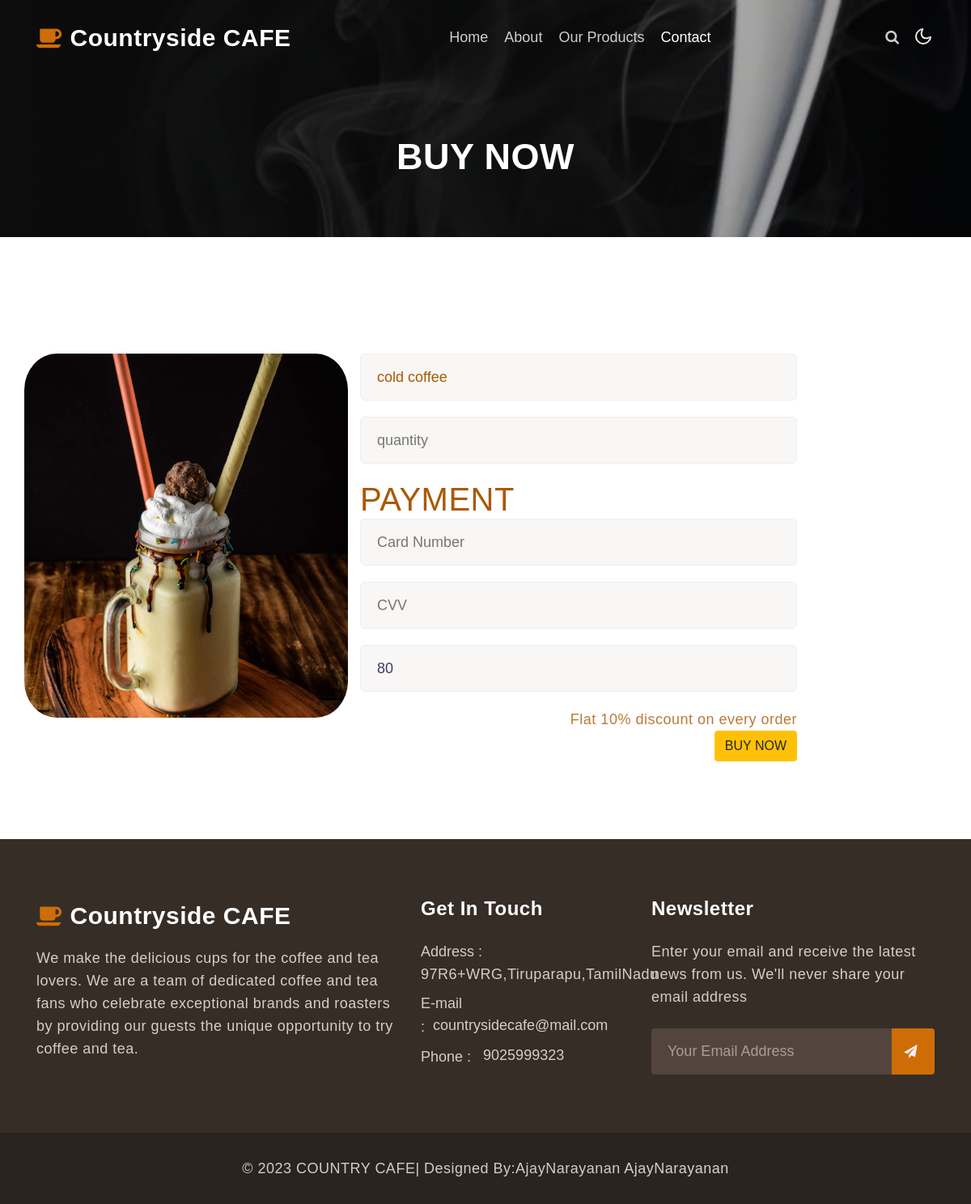
The page /order.php?id=10 (signed in) on the database its author committed.
### tables this page shows
CREATE TABLE `tb_addcoffee` (
  `id` int(11) NOT NULL,
  `coffeename` varchar(50) NOT NULL,
  `discription` mediumtext NOT NULL,
  `coffeeimage` varchar(500) NOT NULL,
  `price` varchar(1000) NOT NULL,
  `discount` varchar(100) NOT NULL
);

### order.php (the view, shortened to what this page needs)
<!doctype html>
<html lang="en">
  <head>
    <link rel="stylesheet" href="assets/css/style-starter.css">
  </head>
  <body>
<header id="site-header" class="fixed-top">
  <div class="container">
      <nav class="navbar navbar-expand-lg stroke px-0 pt-lg-0">
          <h1> <a class="navbar-brand" href="index.html">
                  <span class="fa fa-coffee"></span> Countryside CAFE
              </a></h1>
          <div class="collapse navbar-collapse" id="navbarTogglerDemo02">
              <ul class="navbar-nav mx-lg-auto">
                  <li class="nav-item @@home__active">
                      <a class="nav-link" href="index.php">Home <span class="sr-only">(current)</span></a>
                  </li>
                  <li class="nav-item @@about__active">
                      <a class="nav-link" href="about.php">About</a>
                  </li>
                  <li class="nav-item @@services__active">
                      <a class="nav-link" href="services.php">Our Products</a>
                  </li>
                  <li class="nav-item active">
                      <a class="nav-link" href="contact.php">Contact</a>
                  </li>
              </ul>
              <div class="search-right">
                  <a href="#search" title="search"><span class="fa fa-search" aria-hidden="true"></span></a>
              </div>
          </div>
          <div class="mobile-position">
              <nav class="navigation">
                  <div class="theme-switch-wrapper">
                      <label class="theme-switch" for="checkbox">
                          <div class="mode-container">
                              <i class="gg-moon"></i>
                          </div>
                      </label>
                  </div>
              </nav>
          </div>
      </nav>
  </div>
</header>
<section class="w3l-about-breadcrumb">
    <div class="breadcrumb-bg breadcrumb-bg-about py-5">
        <div class="container py-lg-4 py-md-3">
            <h2 class="title">BUY NOW</h2>
        </div>
    </div>
</section>
<div class="w3l-contact-info py-5" id="contact">
    <div class="container py-lg-5 py-md-4">
        <div class="row mt-5"><?php
										   require("connection.php");
										   $id=$_REQUEST["id"];
										   $res=$con->query("select*from tb_addcoffee where id='$id'");
										   $count=$res->num_rows;
					if($count>0)
										   {
											while($row=$res->fetch_assoc())
										   {
											   ?>
            <div>
             <img src="<?php echo "admin/images/".$row["coffeeimage"];?>" width="400" height="450" style="border-radius: 10%;" allowfullscreen="" loading="lazy"></img>
            </div>
            <div class="col-lg-6 form-inner-cont mt-lg-0 mt-sm-5 mt-4">
             <div>
			       <form action="buyinteraction.php" method="post" class="signin-form">
                    <div class="form-input">
                        <input type="text" name="name" style="color:#a95905" value="<?php echo$row["coffeename"];?>" disabled> </input>
                    </div>
					<div class="form-input">
                        <input type="number" id="quantity"  placeholder="quantity" min="1" max="10">
                    </div>
					<h1 style="color:#a95905">PAYMENT</h1></div>
                    <div class="form-input">
                       <input type="text" class="card-number" name="cardnumber" placeholder="Card Number">
    <div class="card-verification">
      <div class="cvv-input">
        <input type="number" name="ccv" placeholder="CVV" >
      </div>
                    </div>
                    <div class="text-right">
                    <input type="number" name="price" id="price" value="<?php echo$row["price"];?>" >
					<p style="color:#a95905">Flat 10% discount on every order</p>
					<a href="order.php"><button type = "button" class = "btn btn-warning">BUY NOW</button></a>
                    </div>
                </form></div>
            </div>
			 <?php
										   }
										   }
										   else
										   {
										   echo"no response";
										   }
										   ?>
        </div>
    </div>
</div>
<section class="w3l-footer-29-main">
  <div class="footer-29 py-5">
    <div class="container py-lg-4 py-sm-3">
      <div class="row footer-top-29">
        <div class="col-lg-5 footer-list-29 footer-1">
          <h2><a href="index.html" class=""><span class="fa fa-coffee"></span> Countryside CAFE</a></h2>
          <p>We make the delicious cups for the coffee and tea lovers. We are a team of dedicated coffee and tea fans who celebrate
            exceptional brands and roasters by providing our guests the unique opportunity to try coffee and tea.
          </p>
        </div>
        <div class="col-lg-3 col-md-6 footer-list-29 footer-3 mt-lg-0 mt-5">
          <h6 class="footer-title-29">Get in Touch</h6>
          <div class="column2">
            <div class="mb-2">
              <span>Address :</span>
              <p class="contact-para d-inline">97R6+WRG,Tiruparapu,TamilNadu</p>
            </div>
            <div class="">
              <span>E-mail :</span><a href="mailto:countrysidecafe@mail.com">countrysidecafe@mail.com</a>
            </div>
            <div class="mt-2">
              <span>Phone :</span><a href="tel: 9025999323"> 9025999323</a>
            </div>
          </div>
        </div>
        <div class="col-lg-4 col-md-6 footer-list-29 footer-4 mt-lg-0 mt-5">
          <h6 class="footer-title-29">Newsletter </h6>
          <p>Enter your email and receive the latest news from us. We'll never share your email address</p>
          <form action="#" class="subscribe" method="post">
            <input type="email" name="email" placeholder="Your Email Address" required="">
            <button><span class="fa fa-paper-plane"></span></button>
          </form>
        </div>
      </div>
    </div>
  </div>
  <div class="bottom-copies text-center">
    <div class="container">
      <p class="copy-footer-29">© 2023 COUNTRY CAFE| Designed By:AjayNarayanan <a
          href="https://www.facebook.com/profile.php?id=100058140710318">AjayNarayanan</a></p>
    </div>
  </div>
</section>
</body>
</html>

### rows shown on the page
tb_addcoffee: coffeeimage (picture), name "cold coffee", price "80"
